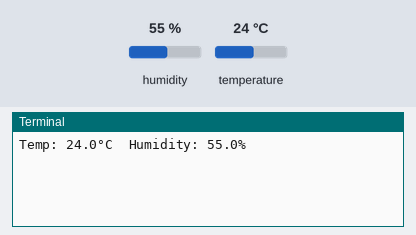
This program was run on a simulated Raspberry Pi (BCM pin numbers). Parts: the last lines printed to the terminal. The inputs (shaded band) are chosen by the test bench; at power-on: humidity 55 %, temperature 24 °C. Each call to the cloud database takes 0.3 s, and an entry nobody has set reads as its off value or as empty.

Above: at 1.2 s.
1.3 s: humidity set to 22 %
At 11.6 s:
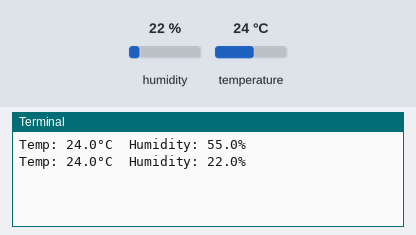
11.8 s: temperature set to 12 °C
At 22.1 s:
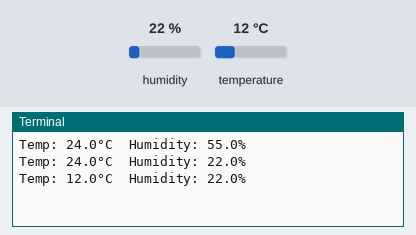
22.3 s: humidity set to 40 %
At 33.5 s:
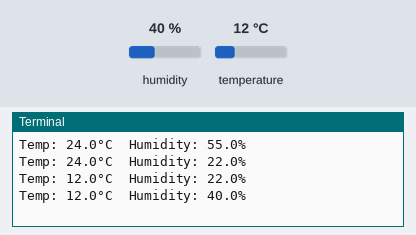
Timing chart, 0 to 35.0 s (numbered marks = the images above; inputs shaded):
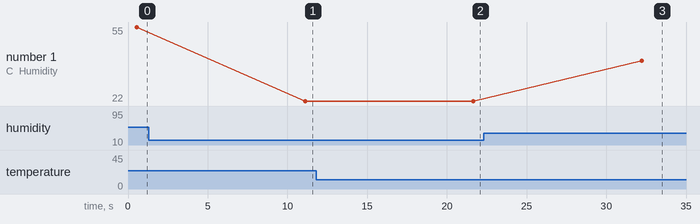

The program:

weather-raspi.py
```python
import time
import board
import adafruit_dht
import firebase_admin
from firebase_admin import credentials, db

# Firebase credentials and initialization
cred = credentials.Certificate("path/to/your-firebase-adminsdk.json")
firebase_admin.initialize_app(cred, {
    'databaseURL': 'https://your-project-id.firebaseio.com/'
})

# Define the DHT11 sensor and its GPIO pin
dht_device = adafruit_dht.DHT11(board.D4)  # Adjust GPIO pin accordingly

# Reference to the Firebase Realtime Database
ref = db.reference('weather')

while True:
    try:
        # Reading temperature and humidity
        temperature = dht_device.temperature
        humidity = dht_device.humidity

        if humidity is not None and temperature is not None:
            data = {'temperature': temperature, 'humidity': humidity}
            ref.push(data)
            print(f'Temp: {temperature:.1f}°C  Humidity: {humidity:.1f}%')
        else:
            print('Failed to retrieve data from sensor')
    except RuntimeError as error:
        print(error.args[0])
        time.sleep(2.0)
        continue
    time.sleep(10)  # Delay in seconds before the next reading
```

Measured:
- after the input at 1.3 s, the terminal: prints a new line after 9.8 s (image 1)
- after the input at 11.8 s, the terminal: prints a new line after 9.9 s (image 2)
- after the input at 22.3 s, the terminal: prints a new line after 9.9 s (image 3)
- plotted number 1: 55 → 22 after the input at 1.3 s, 22 → 40 after the input at 22.3 s
